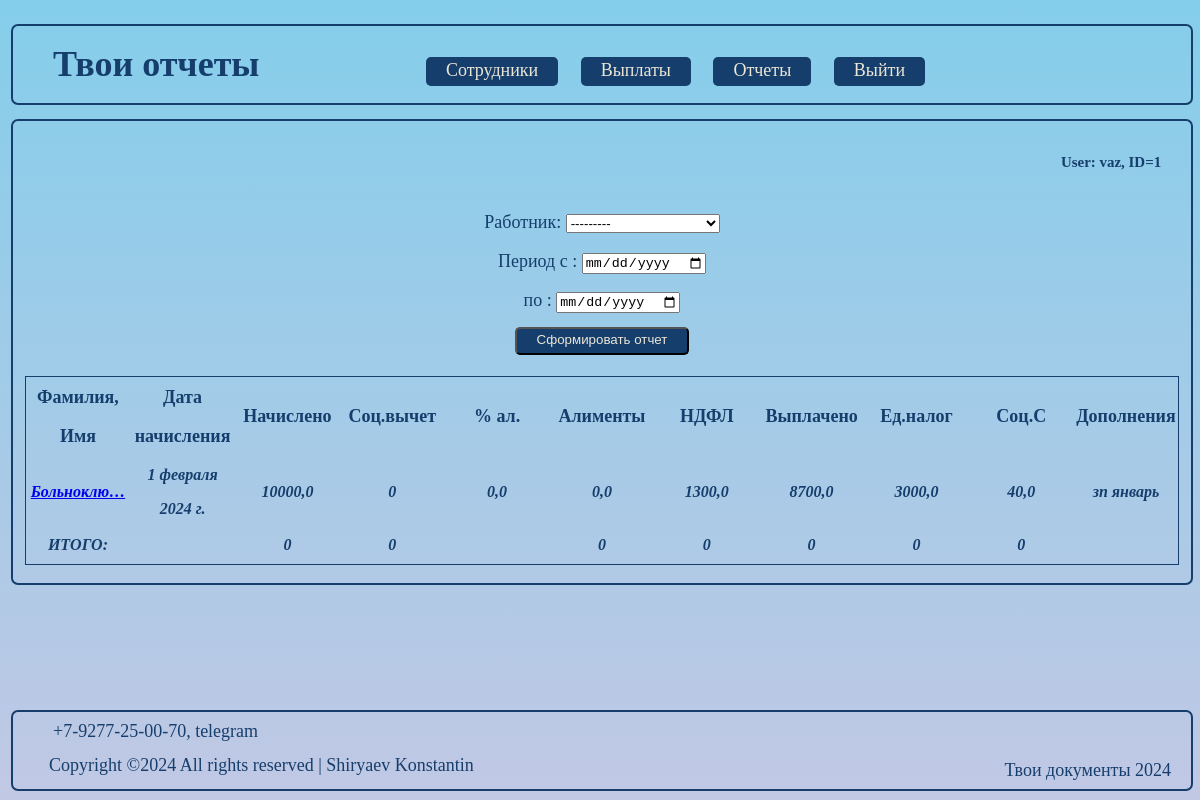
Page /report (signed in) on the committed database.
### taxes/models.py (models this page shows, shortened)
class Accruals_and_taxes(models.Model):
    worker = models.ForeignKey(Staff, on_delete=models.CASCADE, verbose_name='Работник')
    payment_date = models.DateField(verbose_name='Дата выплаты')
    reporting_date = models.DateField(verbose_name='Дата начисления', default=default_datetime, blank= True,null=True)
    accrued = models.FloatField(verbose_name='Начислено')
    alimony = models.FloatField(default=0, verbose_name='Алименты в %')
    description = models.TextField(blank=True, verbose_name='Описание')
    class Meta:
        verbose_name = 'Начисления'
    def social_deductions(self):
        dependents = self.worker.dependents
        if dependents <= 2:
            return dependents * 1400
        elif dependents >= 3:
            return 2800 + (3000 * int(dependents - 2))
        else:
            return dependents == 0
    def income_tax(self):
        accrued = self.accrued
        social_deductions = self.social_deductions()
        return (accrued - social_deductions) * 0.13
    def alimony_tax(self):
        accrued = self.accrued
        alimony = self.alimony
        return accrued * alimony * 0.01
    def salary(self):
        accrued = self.accrued
        alimony_tax = self.alimony_tax()
        income_tax = self.income_tax()
        return accrued - (alimony_tax + income_tax)
    def single_tax(self):
        accrued = self.accrued
        return accrued * 0.3
    def injury_insurance(self):
        accrued = self.accrued
        return accrued * 0.004
    class Meta:
        verbose_name = 'Выплата'
        verbose_name_plural = 'Выплаты'

class Staff(models.Model):
    author = models.ForeignKey(User, on_delete=models.CASCADE, verbose_name='Компания')
    surname = models.CharField(max_length=24, verbose_name='Фамилия')
    name = models.CharField(max_length=24, verbose_name='Имя')
    patronimic = models.CharField(max_length=24, blank=True, verbose_name='Отчество')
    ITN = models.PositiveBigIntegerField(unique=True, validators=[MaxValueValidator(999999999999)], verbose_name='ИНН')
    post = models.CharField(max_length=24, verbose_name='Должность')
    dependents = models.IntegerField(default=0, verbose_name='Иждивенцы')
    employment_date = models.DateField(null=True, verbose_name='Дата приёма')
    description = models.TextField(max_length=150, blank=True, verbose_name='Описание')
    class Meta:
        ordering = ['surname']
        indexes = [
            models.Index(fields=['surname']),
            ]
        verbose_name = 'Сотрудники'
        verbose_name_plural = 'Персонал'
    def __str__(self):
        return f'{self.surname} {self.name}'

### taxes/views.py (the view, shortened to what this page needs)
# urls.py: path('report', FinreportList.as_view(queryset=Accruals_and_taxes.objects.all().order_by('reporting_date', 'worker')), name='report'),
class FinreportList(LoginRequiredMixin, ListView):
    model = Accruals_and_taxes
    template_name = 'pay_charges/report.html'
    context_object_name = 'taxes'
    filter_class = ReportFilter
    def get_context_data(self, **kwargs):
        context = super().get_context_data(**kwargs)
        context['filter'] = ReportFilter(self.request.GET, queryset=self.get_queryset())
        d = self.request.GET.get # получаем параметры запроса (ключ: знчение)
        start_date = d('start_date') # получаем переменную start_date
        end_date = d('end_date') # получаем переменную end_date
        processed_request = Accruals_and_taxes.objects.filter(reporting_date__range = (start_date, end_date)) # находим отфильтрованные по дате ключ: значение словаря QuerySet
        def summ_accrued():
            summ = 0
            for item in processed_request.values('accrued'): # получаем начислеия за период
                for accrued in item.values():
                    for i in [accrued]:                      # получаем сумму начислений за период
                        summ += i
            return summ
        context['summ'] = summ_accrued
        def summ_social():
            summ = 0
            return summ
        context['summ_social'] = summ_social
        def summ_inc_tax():
            summ = 0
            return summ
        context['summ_inc_tax'] = summ_inc_tax
        def summ_salary():
            summ = 0
            return summ
        context['summ_salary'] = summ_salary
        def summ_alimony():
            summ = 0
            for item in processed_request:
                for i in [item.accrued * item.alimony * 0.01]:
                    summ += i
            return summ
        context['summ_al'] = summ_alimony
        def sum_singl_tax():
            summ = 0
            for item in processed_request:
                for i in [item.accrued * 0.3]:
                    summ += i
            return summ
        context['summ_singl_tax'] = sum_singl_tax
        def sum_injury_insurance():
            summ = 0
            for item in processed_request:
                for i in [item.accrued * 0.004]:
                    summ += i
            return summ
        context['summ_injury_insurance'] = sum_injury_insurance
        return context
    def get_queryset(self):
        self.filter = self.filter_class(self.request.GET, super().get_queryset())
        return self.filter.qs.all()

### taxes/templates/pay_charges/report.html (shortened to what this page needs)
{% extends 'flatpages/default.html' %}
{% block content %}
    <h5 class="title_1"> User: {{ request.user.username }},
        ID={{ request.user.id }}
    </h5>
    {% if taxes %}
    <div class="search_1">
        <form class="search-doc" method="GET">
            {{ filter.form }}
            <div class="d-grid gap-3 col-3 btn-wrapper">
                <input type="submit" class="btn" value="Сформировать отчет">
            </div>
    </div>
        <table class="table_blur">
            <thead>
                <tr>
                    <th scope="col">Фамилия, Имя</th>
                    <th scope="col">Дата начисления</th>
                    <th scope="col">Начислено</th>
                    <th scope="col">Соц.вычет</th>
                    <th scope="col">% ал.</th>
                    <th scope="col">Алименты</th>
                    <th scope="col">НДФЛ</th>
                    <th scope="col">Выплачено</th>
                    <th scope="col">Ед.налог</th>
                    <th scope="col">Соц.С</th>
                    <th scope="col">Дополнения</th>
                </tr>
            </thead>
            <tbody class="stab">
                {% for accruals_and_taxes in taxes %}
                    <tr>
                        <th scope="row"><a href="{% url 'charges' accruals_and_taxes.id %}" class="link-dark">
                            {{ accruals_and_taxes.worker|truncatechars:10 }}</a></th>
                        <th scope="row">{{ accruals_and_taxes.reporting_date }}</th>
                        <th scope="row">{{ accruals_and_taxes.accrued }}</th>
                        <th scope="row">{{ accruals_and_taxes.social_deductions }}</th>
                        <th scope="row">{{ accruals_and_taxes.alimony }}</th>
                        <th scope="row">{{ accruals_and_taxes.alimony_tax }}</th>
                        <th scope="row">{{ accruals_and_taxes.income_tax }}</th>
                        <th scope="row">{{ accruals_and_taxes.salary }}</th>
                        <th scope="row">{{ accruals_and_taxes.single_tax }}</th>
                        <th scope="row">{{ accruals_and_taxes.injury_insurance }}</th>
                        <th scope="row">{{ accruals_and_taxes.description|truncatechars:12 }}</th>
                    </tr>
                     {% endfor %}
                    <tr>
                         <th scope="col">ИТОГО:</th>
                         <th scope="col"></th>
                         <th scope="col">{{ summ }}</th>
                         <th scope="col">{{ summ_social }}</th>
                         <th scope="col"></th>
                         <th scope="col">{{ summ_al }}</th>
                         <th scope="col">{{ summ_inc_tax }}</th>
                         <th scope="col">{{ summ_salary }}</th>
                         <th scope="col">{{ summ_singl_tax }}</th>
                         <th scope="col">{{ summ_injury_insurance }}</th>
                         <th scope="col"></th>
                    </tr>
            </tbody>
        </table>
    {% else %}
        <h2 class="doc-none">Отчетов нет!</h2>
    {% endif %}
{% endblock content %}

### account/static/css/styles.css (style rules this page uses)
:root { --document_black: #163E6C; --document_red: #D20A11; --document_beige: #d6d8eb; }
html { font-family: "PT-Astra-Sans_Regular"; font-size: 18px; color: var(--document_black); line-height: 2.15; -webkit-text-size-adjust: 100%; -ms-text-size-adjust: 100%; -moz-text-size-adjust: 100%; -ms-overflow-style: scrollbar; -webkit-tap-highlight-color: rgba(0, 0, 0, 0); }
body { background: linear-gradient(#84CEEB, #C1C8E4); width: 99%; min-width:960px; max-height: 100em; }
*, *:before, *:after { box-sizing: border-box; }
tbody.stab { font-size: medium; font-style: italic; }
h5 { text-align: center; }
.btn { text-decoration: none; color: #EBE6D6; background-color: #163E6C; border-radius: 5px; padding: 3px 20px 6px 20px; }
div.btn-wrapper { text-align: center; padding-bottom: 1em; }
h5.title_1 { text-align: right; margin-right: 2em; }
.search-doc { text-align: center; }
.table_blur { table-layout: fixed; margin-left: auto; margin-right: auto; width: 98%; border-collapse: collapse; border: 1px solid #163E6C; }
a.link-dark:link { font-style: italic; }
body { background-color: #EBE6D6; }

### rows in the picture
Accruals_and_taxes: worker "Больноклю…", reporting_date "1 февраля 2024 г.", accrued "10000,0", social_deductions "0", alimony "0,0", alimony_tax "0,0", income_tax "1300,0", salary "8700,0", single_tax "3000,0", injury_insurance "40,0", description "зп январь"

### other values in the picture
{{ request.user.username }} "vaz"
{{ request.user.id }} "1"
{{ summ }} "0"
{{ summ_social }} "0"
{{ summ_al }} "0"
{{ summ_inc_tax }} "0"
{{ summ_salary }} "0"
{{ summ_singl_tax }} "0"
{{ summ_injury_insurance }} "0"
